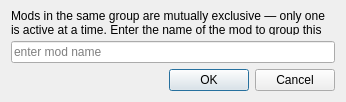
<?xml version="1.0" encoding="UTF-8"?>
<ui version="4.0">
 <class>AddToGroupDialog</class>
 <widget class="QDialog" name="AddToGroupDialog">
  <property name="geometry">
   <rect>
    <x>0</x>
    <y>0</y>
    <width>346</width>
    <height>102</height>
   </rect>
  </property>
  <property name="windowTitle">
   <string>Add to Group</string>
  </property>
  <layout class="QGridLayout" name="gridLayout">
   <item row="2" column="0">
    <spacer name="verticalSpacer">
     <property name="orientation">
      <enum>Qt::Vertical</enum>
     </property>
     <property name="sizeHint" stdset="0">
      <size>
       <width>20</width>
       <height>8</height>
      </size>
     </property>
    </spacer>
   </item>
   <item row="1" column="0">
    <widget class="ValidatingLineEdit" name="group_field">
     <property name="placeholderText">
      <string>enter mod name</string>
     </property>
    </widget>
   </item>
   <item row="3" column="0">
    <widget class="QDialogButtonBox" name="buttonBox">
     <property name="orientation">
      <enum>Qt::Horizontal</enum>
     </property>
     <property name="standardButtons">
      <set>QDialogButtonBox::Cancel|QDialogButtonBox::Ok</set>
     </property>
    </widget>
   </item>
   <item row="0" column="0">
    <widget class="QLabel" name="label">
     <property name="text">
      <string>Mods in the same group are mutually exclusive — only one is active at a time. Enter the name of the mod to group this one with:</string>
     </property>
     <property name="wordWrap">
      <bool>true</bool>
     </property>
    </widget>
   </item>
  </layout>
 </widget>
 <customwidgets>
  <customwidget>
   <class>ValidatingLineEdit</class>
   <extends>QLineEdit</extends>
   <header>ui/validatinglineedit.h</header>
  </customwidget>
 </customwidgets>
 <resources/>
 <connections>
  <connection>
   <sender>buttonBox</sender>
   <signal>accepted()</signal>
   <receiver>AddToGroupDialog</receiver>
   <slot>accept()</slot>
   <hints>
    <hint type="sourcelabel">
     <x>248</x>
     <y>254</y>
    </hint>
    <hint type="destinationlabel">
     <x>157</x>
     <y>274</y>
    </hint>
   </hints>
  </connection>
  <connection>
   <sender>buttonBox</sender>
   <signal>rejected()</signal>
   <receiver>AddToGroupDialog</receiver>
   <slot>reject()</slot>
   <hints>
    <hint type="sourcelabel">
     <x>316</x>
     <y>260</y>
    </hint>
    <hint type="destinationlabel">
     <x>286</x>
     <y>274</y>
    </hint>
   </hints>
  </connection>
 </connections>
</ui>
